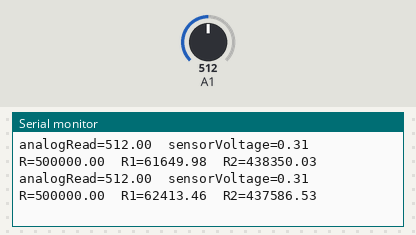
The sketch below on a simulated Arduino Uno, built with avr-gcc and run on an emulated ATmega328P. Shown: the last lines printed to the serial monitor. Inputs (shaded band) come from the test bench; at power-on: A1 = 512.

Above: at 1.2 s.
1.3 s: A1 set to 716
At 2.0 s:
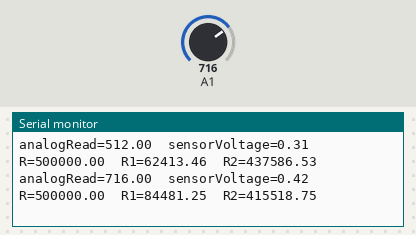
2.8 s: A1 set to 900
At 3.5 s:
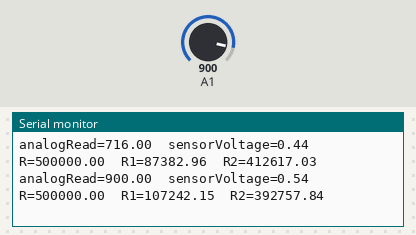
Timing chart, 0 to 5.8 s (numbered marks = the images above; inputs shaded):
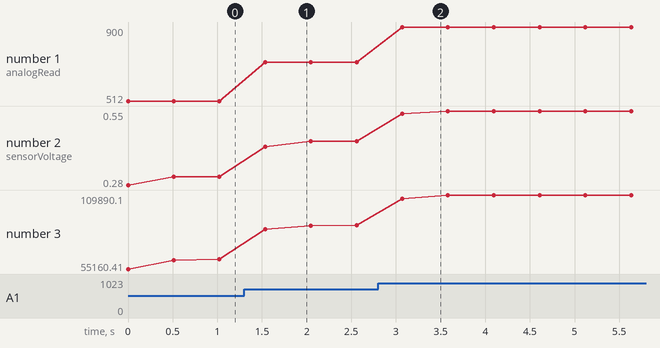

Measured:
- after the input at 1.3 s, the serial monitor: prints a new line after 0.24 s (image 1)
- after the input at 2.8 s, the serial monitor: prints a new line after 0.27 s (image 2)
- plotted number 1: 512 → 716 after the input at 1.3 s, 716 → 900 after the input at 2.8 s
- plotted number 2: 0.31 → 0.44 after the input at 1.3 s, 0.44 → 0.55 after the input at 2.8 s
- plotted number 3: 62413.46 → 87382.96 after the input at 1.3 s, 87382.96 → 109890.1 after the input at 2.8 s

The sketch:

LAB03_Part3.ino
```cpp
float sensorValue=0;
float sensorVoltage;
float Vin=2.5;
float R=500000;
float R1;
float R2;
float val;

void setup()
{
  Serial.begin(9600);
  pinMode(15,INPUT);
}
void loop(){
  int i;
 for (i=0;i<=5;i++)
  sensorValue = 0.7* sensorValue + 0.3* analogRead(15);
  sensorVoltage  = sensorValue * 2.5 / 4095;
  R1 = sensorVoltage * R / Vin;
  R2=R-R1;
  sensorVoltage= (Vin * R1) / R;
  val=analogRead(15);

 Serial.print("analogRead=");
 Serial.print(val);
 Serial.print("\tsensorVoltage=");
 Serial.print(sensorVoltage );
 Serial.print("\tR=");
 Serial.print(R);
 Serial.print("\tR1=");
 Serial.print(R1);
 Serial.print("\tR2=");
 Serial.println(R2);

 delay(500);
}
```
